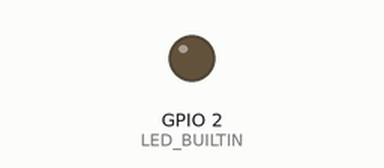
Recording of a sketch running on a simulated ESP32. Parts: output pins drawn as LEDs (lit = HIGH). WiFi joins after 1.5 s; servers stay silent unless stated; random numbers use the default seed unless the sketch sets one; no MQTT or app messages arrive unless stated; the modem accepts every AT command (registered, SIM ready, sends succeed) and sends nothing else; what the sketch prints to the serial monitor is not drawn.

Above: at 0.1 s.
At 34.1 s:
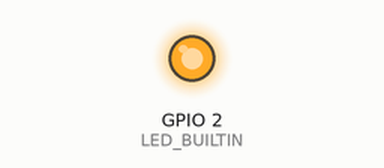
Timing chart, 0 to 35.6 s (numbered marks = the images above):
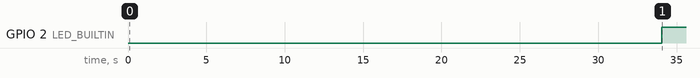

The sketch:

code_ESP32_IEM2050_Node-Red.ino
```cpp
/**
   Tambahkan Library HTTPClient Lewat Manage Libraries
   Wiring Diagram ada di Folder
   Jika data tidak terbaca, Tambahkan reistor di pin A+ dan B- power meter
   Apabila ada yang kurang paham bisa di tanyakan
   M U P : 082122270198
*/


#include "SimpleModbusMaster.h"
#include <WiFi.h>
#include <WiFiClient.h>
#include <PubSubClient.h>

WiFiClient espClient;
PubSubClient client(espClient);
unsigned long lastMsg = 0;
#define MSG_BUFFER_SIZE  (50)
char msg[MSG_BUFFER_SIZE];

/**
   CODE RS485
   --------------------------------------
*/
#define baud 9600
#define timeout 1000
#define polling 200
#define retry_count 10

// used to toggle the receive/transmit pin on the driver
#define TxEnablePin 0

enum
{
  PACKET1,
  PACKET2,
  PACKET3,
  PACKET4,
  // leave this last entry
  TOTAL_NO_OF_PACKETS
};

// Create an array of Packets for modbus_update()
Packet packets[TOTAL_NO_OF_PACKETS];
packetPointer packet1 = &packets[PACKET1];
packetPointer packet2 = &packets[PACKET2];
packetPointer packet3 = &packets[PACKET3];
packetPointer packet4 = &packets[PACKET4];
unsigned int volt[2];
unsigned int a[2];
unsigned int pf[2];
unsigned int f[2];
unsigned int p[2];

unsigned long timer;

float tegangan = 0;
float arus = 0;
float cosphi = 0;
float freq = 0;
float power = 0;

float f_2uint_float(unsigned int uint1, unsigned int uint2) {    // reconstruct the float from 2 unsigned integers
  union f_2uint {
    float f;
    uint16_t i[2];
  };
  union f_2uint f_number;
  f_number.i[0] = uint1;
  f_number.i[1] = uint2;
  return f_number.f;
}

/**
   CODE KONEKSI
   ---------------------------------
*/
const char* ssid = "ISI NAMA AKSES POINT";  //NAMA AKSES POINT
const char* password = "ISI PASWORD"; // PASWORD AKSES POINT
const char* host = ""; //NAMA HOSTING ATAU KALAU LOCAL SERVER PAKAI IP LOCAL SERVER

void reconnect() {
  // Loop until we're reconnected
  while (!client.connected()) {
    Serial.print("Attempting MQTT connection...");
    // Create a random client ID
    String clientId = "ESP8266Client-";
    clientId += String(random(0xffff), HEX);
    // Attempt to connect
    if (client.connect(clientId.c_str())) {
      Serial.println("connected");
      // Once connected, publish an announcement...
      // TOPIK UNTUK KIRIM DARI NODEMCU KE DVICE LAIN
      client.publish("outTopic", "hello world");
      // ... and resubscribe
      client.subscribe("lukman98"); //TOPIK SUBCRIBER ATAU PENERIMA
    } else {
      Serial.print("failed, rc=");
      Serial.print(client.state());
      Serial.println(" try again in 5 seconds");
      // Wait 5 seconds before retrying
      delay(5000);
    }
  }
}

void setup() {
  Serial.begin(115200);

  // CODE RS485
  //--------------------------------
  ////VOLTAGE
  packet1->id = 1;
  packet1->function = READ_HOLDING_REGISTERS;
  packet1->address = 3028;
  packet1->no_of_registers = 2;
  packet1->register_array = volt;

  ////ARUS
  packet2->id = 1;
  packet2->function = READ_HOLDING_REGISTERS;
  packet2->address = 3000;
  packet2->no_of_registers = 2;
  packet2->register_array = a;

  ////POWER FACTOR
  packet3->id = 1;
  packet3->function = READ_HOLDING_REGISTERS;
  packet3->address = 3084;
  packet3->no_of_registers = 2;
  packet3->register_array = pf;

  ////FREQ
  packet2->id = 1;
  packet2->function = READ_HOLDING_REGISTERS;
  packet2->address = 3110;
  packet2->no_of_registers = 2;
  packet2->register_array = f;

  ////POWER
  packet4->id = 1;
  packet4->function = READ_HOLDING_REGISTERS;
  packet4->address = 3054;
  packet4->no_of_registers = 2;
  packet4->register_array = p;

  modbus_configure(baud, timeout, polling, retry_count, TxEnablePin, packets, TOTAL_NO_OF_PACKETS);

  pinMode(LED_BUILTIN, OUTPUT);
  timer = millis();

  // CODE WEB
  // ------------------------------------------
  WiFi.mode(WIFI_STA);
  WiFi.begin(ssid, password);
  Serial.println("");

  // Wait for connection
  while (WiFi.status() != WL_CONNECTED) {
    delay(500);
    Serial.print(".");
  }

  Serial.println("");
  Serial.print("Connected to ");
  Serial.println(ssid);
  Serial.print("IP address: ");
  Serial.println(WiFi.localIP());


}

void loop() {
  unsigned int connection_status = modbus_update(packets);
  if (connection_status != TOTAL_NO_OF_PACKETS)
    digitalWrite(LED_BUILTIN, HIGH);
  else
    digitalWrite(LED_BUILTIN, LOW);

  long newTimer = millis();
  if (newTimer -  timer >= 100) {
    Serial.println();
    Serial.print("VOLTAGE : ");
    tegangan = f_2uint_float(volt[1], volt[0]);
    Serial.print(tegangan);

    Serial.print("  |  Cos Phi : ");
    cosphi = f_2uint_float(pf[1], pf[0]);
    Serial.println(cosphi);

    Serial.print("Frequensi : ");
    freq = f_2uint_float(f[1], f[0]);
    Serial.print(freq);

    Serial.print("   |  Power   : ");
    power = f_2uint_float(p[1], p[0]);
    Serial.println(power);

    Serial.print("Arus : ");
    arus = f_2uint_float(a[1], a[0]);
    if (arus == 0.00)
    {
      arus = ((power) / (tegangan * cosphi)) * 1000;

    }
    else {
      arus = arus;
      //Serial.println(arus);
    }
    Serial.println(arus);
    timer = newTimer;
  }

  if (!client.connected()) {
    reconnect();
  }
  client.loop();

  unsigned long now = millis();
  if (now - lastMsg > 2000) {
    lastMsg = now;
    char vString[8];
    char aString[8];
    char pString[8];
    char pfString[8];
    dtostrf(tegangan, 1, 2, vString);
    dtostrf(arus, 1, 2, aString);
    dtostrf(cosphi, 1, 2, pfString);
    dtostrf(power, 1, 2, pString);
    client.publish("esp32/volt", vString);
    client.publish("esp32/arus", aString);
    client.publish("esp32/cosphi", pfString);
    client.publish("esp32/power", pString);
  }

}
```

SimpleModbusMaster.h
```cpp
#ifndef SIMPLE_MODBUS_MASTER_H
#define SIMPLE_MODBUS_MASTER_H

/*
	 SimpleModbusMaster allows you to communicate
	 to any slave using the Modbus RTU protocol.

	 To communicate with a slave you need to create a
   packet that will contain all the information
   required to communicate to the slave. There are
   numerous counters for easy diagnostic.
   These are variables already implemented in a
   packet. You can set and clear these variables
   as needed.

   There are general modbus information counters:
   requests - contains the total requests to a slave
   successful_requests - contains the total successful requests
   total_errors - contains the total errors as a sum
   timeout - contains the total time out errors
   incorrect_id_returned - contains the total incorrect id returned errors
   incorrect_function_returned - contains the total incorrect function returned errors
   incorrect_bytes_returned - contains the total incorrect bytes returned errors
   checksum_failed - contains the total checksum failed errors
   buffer_errors - contains the total buffer errors

   And there are modbus specific exception counters:
   illegal_function - contains the total illegal_function errors
   illegal_data_address - contains the total illegal_data_address errors
   illegal_data_value - contains the total illegal_data_value errors
	 misc_exceptions - contains the total miscellaneous returned exceptions

   And finally there is variable called "connection" that
   at any given moment contains the current connection
   status of the packet. If true then the connection is
   active. If false then communication will be stopped
   on this packet untill the programmer sets the connections
   variable to true explicitly. The reason for this is
   because of the time out involved in modbus communication.
   EACH faulty slave that's not communicating will slow down
   communication on the line with the time out value. E.g.
   Using a time out of 1500ms, if you have 10 slaves and 9 of them
   stops communicating the latency burden placed on communication
   will be 1500ms * 9 = 13,5 seconds!!!!

   In addition to this when all the packets are scanned and
   all of them have a false connection a value is returned
   from modbus_port() to inform you something is wrong with
   the port. This is most likely to happen when there is
   something physically wrong with the RS485 line.
   This is only for information. You have to explicitly set
   each packets connection attribute to false.
   Packets scanning and communication will automatically
   revert to normal.

   All the error checking, updating and communication multitasking
   takes place in the background!

   In general to communicate with to a slave using modbus
   RTU you will request information using the specific
   slave id, the function request, the starting address
   and lastly the number of registers to request.
   Function 3 & 16 are supported. In addition to
   this broadcasting (id = 0) is supported for function 16.
   Constants are provided for:
   Function 3 -  READ_HOLDING_REGISTERS
   Function 16 - PRESET_MULTIPLE_REGISTERS

	 Note:
   The Arduino serial ring buffer is 128 bytes or 64 registers.
   Most of the time you will connect the arduino to a master via serial
   using a MAX485 or similar.

   In a function 3 request the master will attempt to read from your
   slave and since 5 bytes is already used for ID, FUNCTION, NO OF BYTES
   and two BYTES CRC the master can only request 122 bytes or 61 registers.

   In a function 16 request the master will attempt to write to your
   slave and since a 9 bytes is already used for ID, FUNCTION, ADDRESS,
   NO OF REGISTERS, NO OF BYTES and two BYTES CRC the master can only write
   118 bytes or 59 registers.

   Using the FTDI USB to Serial converter the maximum bytes you can send is limited
   to its internal buffer which is 60 bytes or 30 unsigned int registers.

   Thus:

   In a function 3 request the master will attempt to read from your
   slave and since 5 bytes is already used for ID, FUNCTION, NO OF BYTES
   and two BYTES CRC the master can only request 54 bytes or 27 registers.

   In a function 16 request the master will attempt to write to your
   slave and since a 9 bytes is already used for ID, FUNCTION, ADDRESS,
   NO OF REGISTERS, NO OF BYTES and two BYTES CRC the master can only write
   50 bytes or 25 registers.

   Since it is assumed that you will mostly use the Arduino to connect to a
   master without using a USB to Serial converter the internal buffer is set
   the same as the Arduino Serial ring buffer which is 128 bytes.
*/

#include "Arduino.h"

#define READ_HOLDING_REGISTERS 3
#define	PRESET_MULTIPLE_REGISTERS 16

typedef struct
{
  // specific packet info
  unsigned char id;
  unsigned char function;
  unsigned int address;
  unsigned int no_of_registers;
  unsigned int* register_array;

  // modbus information counters
  unsigned int requests;
  unsigned int successful_requests;
  unsigned long total_errors;
  unsigned int retries;
  unsigned int timeout;
  unsigned int incorrect_id_returned;
  unsigned int incorrect_function_returned;
  unsigned int incorrect_bytes_returned;
  unsigned int checksum_failed;
  unsigned int buffer_errors;

  // modbus specific exception counters
  unsigned int illegal_function;
  unsigned int illegal_data_address;
  unsigned int illegal_data_value;
	unsigned char misc_exceptions;

  // connection status of packet
  unsigned char connection;

}Packet;

typedef Packet* packetPointer;

// function definitions
unsigned int modbus_update(Packet* packets);
void modbus_configure(long baud, unsigned int _timeout, unsigned int _polling,
											unsigned char _retry_count, unsigned char _TxEnablePin,
											Packet* packets, unsigned int _total_no_of_packets);

#endif
```

Source omitted: SimpleModbusMaster.cpp (13530 bytes)

Measured:
- by itself, GPIO 2 (LED_BUILTIN): LOW → HIGH at 34.0 s
